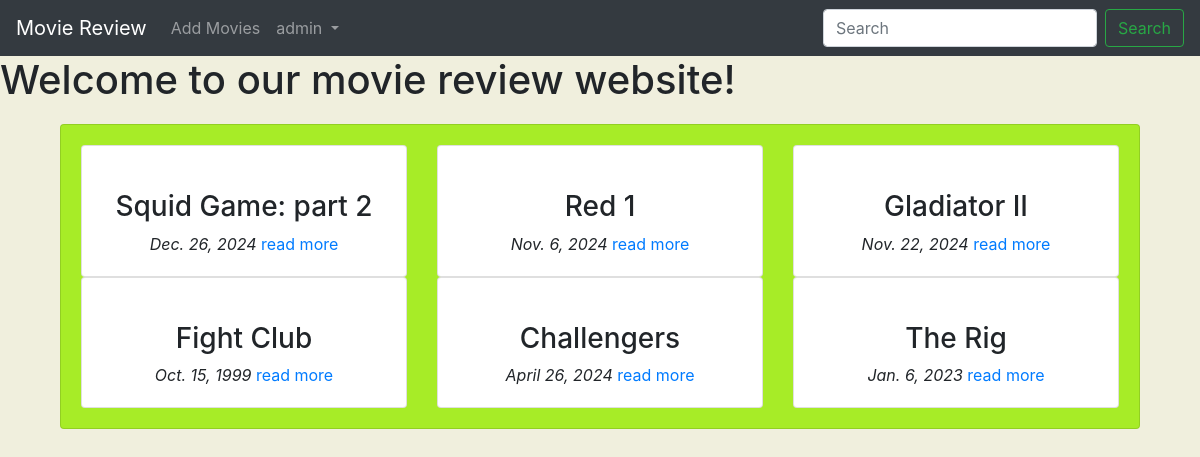
The app's page / (signed in) with its own data.
### myapi/models.py (models this page shows, shortened)
class Movie(models.Model):
    title = models.CharField(max_length=100)
    director = models.CharField(max_length=100)
    description = models.TextField(max_length=1000)
    genre = models.CharField(max_length=100)
    created_at = models.DateField()
    rating = models.DecimalField(max_digits=2, decimal_places=1)
    image=models.URLField(default='none', null=True)

### myapi/views.py (the view)
# urls.py: path('', views.home, name='home'),
def home(request):
    allMovies = Movie.objects.all() #select * from Movies
    context = {
        'Movie': allMovies,
    }
    return render(request, 'myapi/index.html', context)

### myapi/templates/myapi/index.html (shortened to what this page needs)
{% extends 'myapi/base.html' %}
{% block content %}
<div class="container">
   <div class="card" id="box">
    <div class="card-body">
        <div class="row">
            {% for movie in Movie %}
            <div class="col-md-4">
                <div class="card">
                    <div class="card-body">
                        <div class="text-center">
                           <h3 class="text-center">{{ movie.title }}</h3>
                           <i>{{ movie.created_at }}</i>
                           <a href="{% url 'myapi:detail' movie.id%}">read more</a>
                        </div>
                    </div>
                </div>
            </div>
            {% endfor %}
        </div>
    </div>
    </div>
   </div>
{% endblock %}

### myapi/templates/myapi/base.html (shortened to what this page needs)
<!doctype html>
<html lang="en">
  <head>
    <link rel="stylesheet" href="https://cdn.jsdelivr.net/npm/bootstrap@4.0.0/dist/css/bootstrap.min.css">
    {% load static %}
    <link rel="stylesheet" href="{% static 'css/main.css' %}">
  </head>
  <body>
    <nav class="navbar navbar-expand-lg navbar-dark bg-dark text-white">
        <a class="navbar-brand" href="{% url 'myapi:home' %}">Movie Review</a>
        <div class="collapse navbar-collapse" id="navbarSupportedContent">
          <ul class="navbar-nav mr-auto">
            <li class="nav-item">
              <a class="nav-link" href="{% url 'myapi:add_movies' %}">Add Movies</a>
            </li>
            {% if user.is_authenticated %}
            <li class="nav-item dropdown">
              <a class="nav-link dropdown-toggle" href="#" id="navbarDropdown" role="button" data-toggle="dropdown" aria-haspopup="true" aria-expanded="false">
                {{user.username}}
              </a>
            </li>
            {% endif %}
          </ul>
          <form class="form-inline my-2 my-lg-0">
            <input class="form-control mr-sm-2" type="search" placeholder="Search" aria-label="Search">
            <button class="btn btn-outline-success my-2 my-sm-0" type="submit">Search</button>
          </form>
        </div>
      </nav>
    <h1>Welcome to our movie review website!</h1>
    <div class="container">
        {% block content %}
        {% endblock %}
  </body>
</html>

### myapi/static/css/main.css (style rules this page uses)
body { background-color: #eeecd6d3; }
#box { margin-top: 20px; background-color: rgb(167, 236, 39); }

### records on screen
Movie: title "Squid Game: part 2", created_at "Dec. 26, 2024"
Movie: title "Red 1", created_at "Nov. 6, 2024"
Movie: title "Gladiator II", created_at "Nov. 22, 2024"
Movie: title "Fight Club", created_at "Oct. 15, 1999"
Movie: title "Challengers", created_at "April 26, 2024"
Movie: title "The Rig", created_at "Jan. 6, 2023"

### other values on screen
{{ user.username }} "admin"
